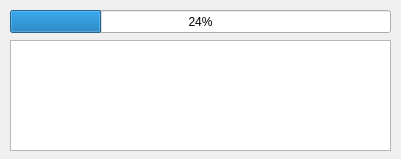
<ui version="4.0" >
 <class>progfrm</class>
 <widget class="QWidget" name="progfrm" >
  <property name="geometry" >
   <rect>
    <x>0</x>
    <y>0</y>
    <width>401</width>
    <height>159</height>
   </rect>
  </property>
  <property name="windowTitle" >
   <string>Progress...</string>
  </property>
  <property name="windowIcon" >
   <iconset resource="first.qrc" >:/images/images/logo.png</iconset>
  </property>
  <widget class="QProgressBar" name="progbar" >
   <property name="geometry" >
    <rect>
     <x>10</x>
     <y>10</y>
     <width>381</width>
     <height>23</height>
    </rect>
   </property>
   <property name="value" >
    <number>24</number>
   </property>
   <property name="orientation" >
    <enum>Qt::Horizontal</enum>
   </property>
  </widget>
  <widget class="QTextEdit" name="txtcomments" >
   <property name="geometry" >
    <rect>
     <x>10</x>
     <y>40</y>
     <width>381</width>
     <height>111</height>
    </rect>
   </property>
  </widget>
 </widget>
 <resources>
  <include location="first.qrc" />
 </resources>
 <connections/>
</ui>
